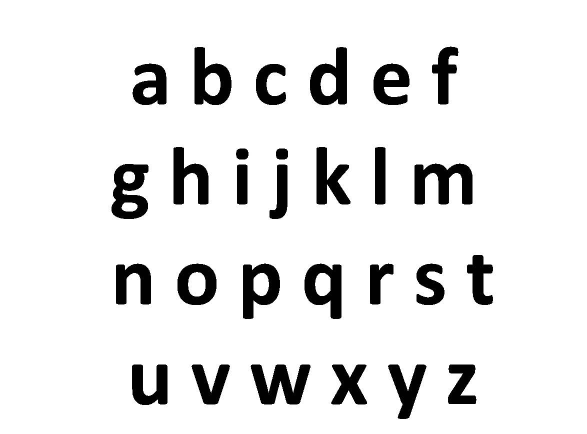
%> input picture printed-character-recognition/pcr_Pic1.jpg, 1174 x 868 px (shown at 1/2 size)
$ octave --eval "result = pcr_thinned1(imread('pcr_Pic1.jpg'));"   (GNU Octave 9; MATLAB toolbox functions it lacks are replaced by stand-ins)
%> lines starting %> are read from the running program, lines starting %| are printed output that depends on the picture; in (x1, y1, x2, y2) boxes, pixels count from 0 and x2, y2 are one past the last pixel; in counts of white or black regions, pixels touching at a corner belong together; the program's own positions count from 1
function [ bw2 ] = pcr_thinned1( bw )
%UNTITLED Summary of this function goes here
%   Detailed explanation goes here
bw3=uint8(bw);
%> bw3 is the input picture: size 868x1174x3 uint8; min 0, max 255, mean 230.3
% [5 lines of commented-out code are left out]
c=255-bw3;
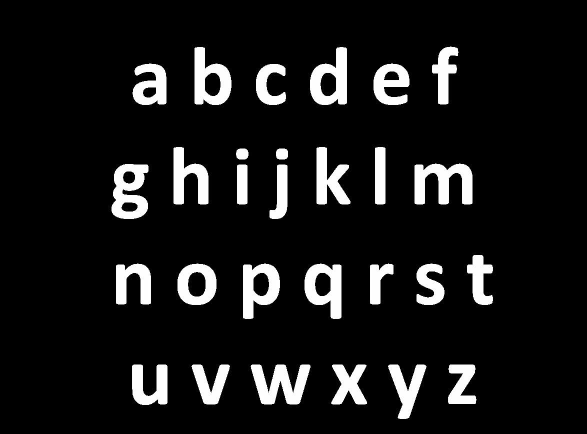
%> c: size 868x1174x3 uint8 (shown at 1/2 size); min 0, max 255, mean 24.7
%figure,imshow(uint8(b));
%title('Original');
%figure,imshow(uint8(c));
%title('Negative');

level = graythresh(c);
%> level = 0.475
d = im2bw(c,level);
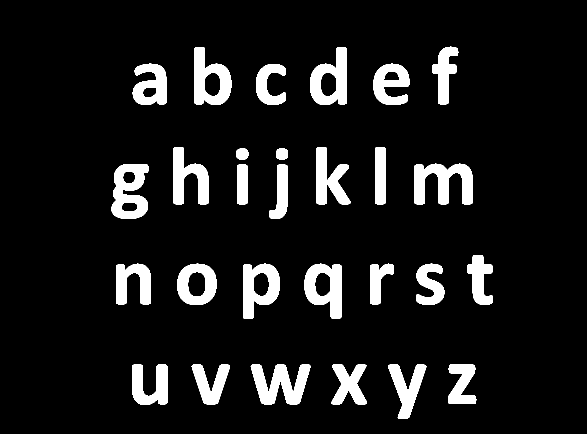
%> d: size 868x1174 logical (shown at 1/2 size); 9.7% white; 28 white regions, largest, box (x1, y1, x2, y2) and area: (829, 327, 945, 409) 5827, (501, 729, 621, 809) 5598, (223, 328, 297, 438) 5243
%figure,imshow(d);

I = bwmorph(d, 'thin',inf);
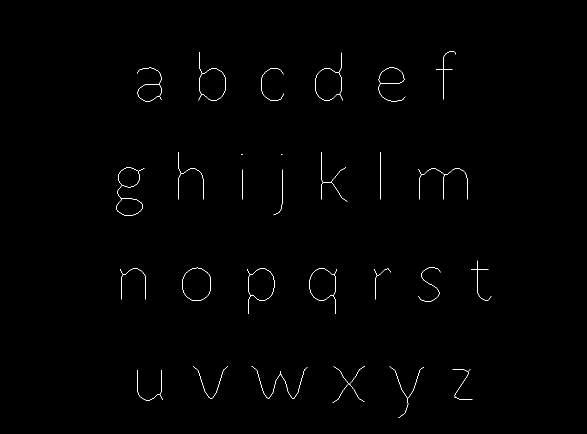
%> I: size 868x1174 logical (shown at 1/2 size); 0.43% white in thin lines or dots, all inside (x1, y1, x2, y2) = (232, 102, 983, 835)
%figure,imshow( d ) ;
%figure,imshow( I );

J=bwmorph(I,'dilate');
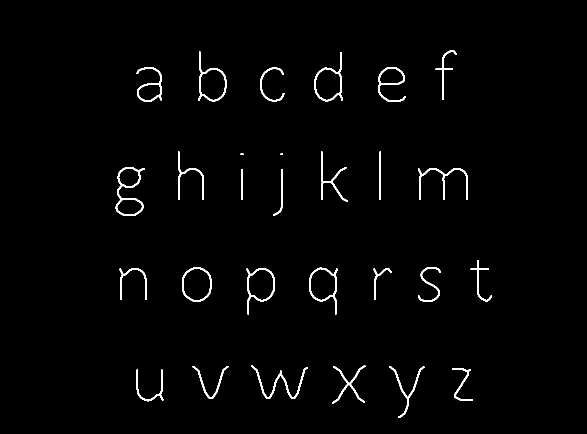
%> J: size 868x1174 logical (shown at 1/2 size); 1.6% white; 28 white regions (2 under 20 px), largest, box (x1, y1, x2, y2) and area: (231, 334, 290, 432) 1066, (502, 731, 616, 798) 925, (836, 336, 936, 400) 877

%I = bwmorph(J, 'thin',3);

I=J;
% [37 lines of commented-out code are left out]

bw2=I;
end

$ run again, on printed-character-recognition/pcr_Pic10.jpg
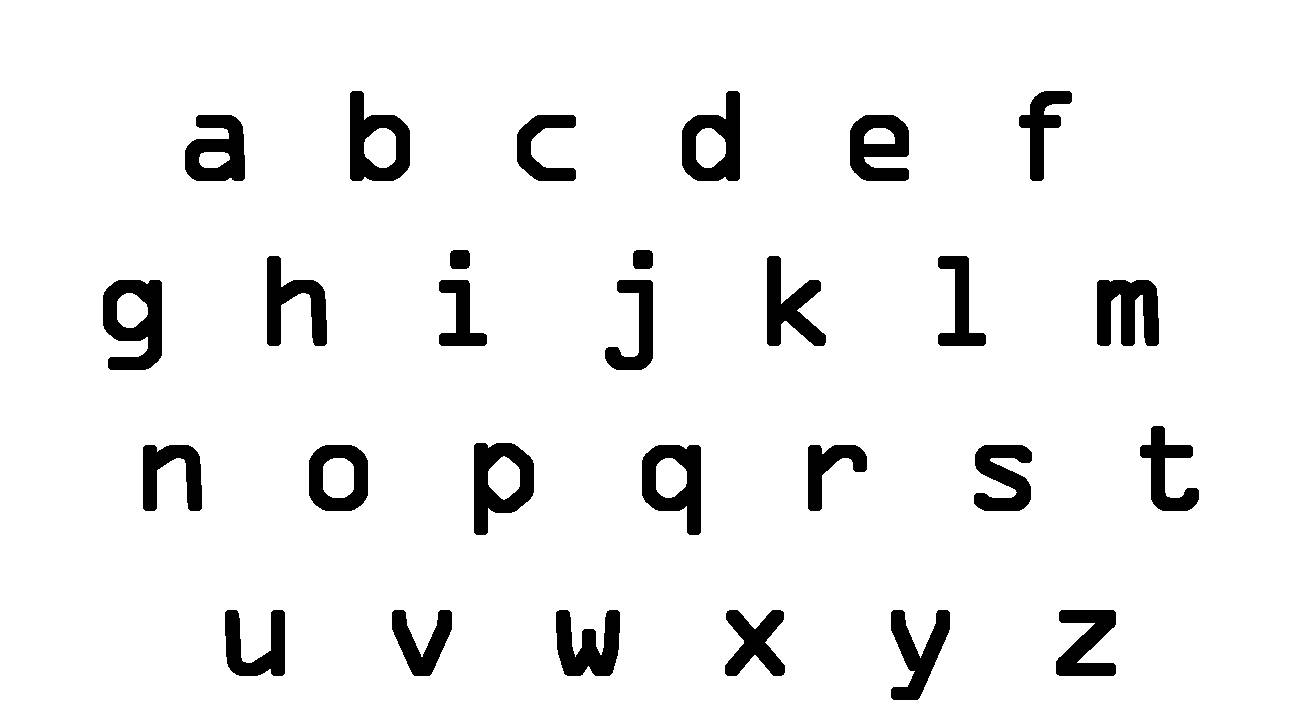
%> input picture printed-character-recognition/pcr_Pic10.jpg, 1293 x 718 px
%> in pcr_thinned1, bw3 is the input picture: size 718x1293x3 uint8; min 0, max 255, mean 237.3
%> level = 0.48
%> d: size 718x1293 logical; 6.9% white; 28 white regions, largest, box (x1, y1, x2, y2) and area: (103, 280, 162, 370) 3390, (474, 443, 534, 535) 3078, (1097, 280, 1159, 346) 3043
%> in pcr_thinned1, `I = bwmorph(d, 'thin',inf);`:
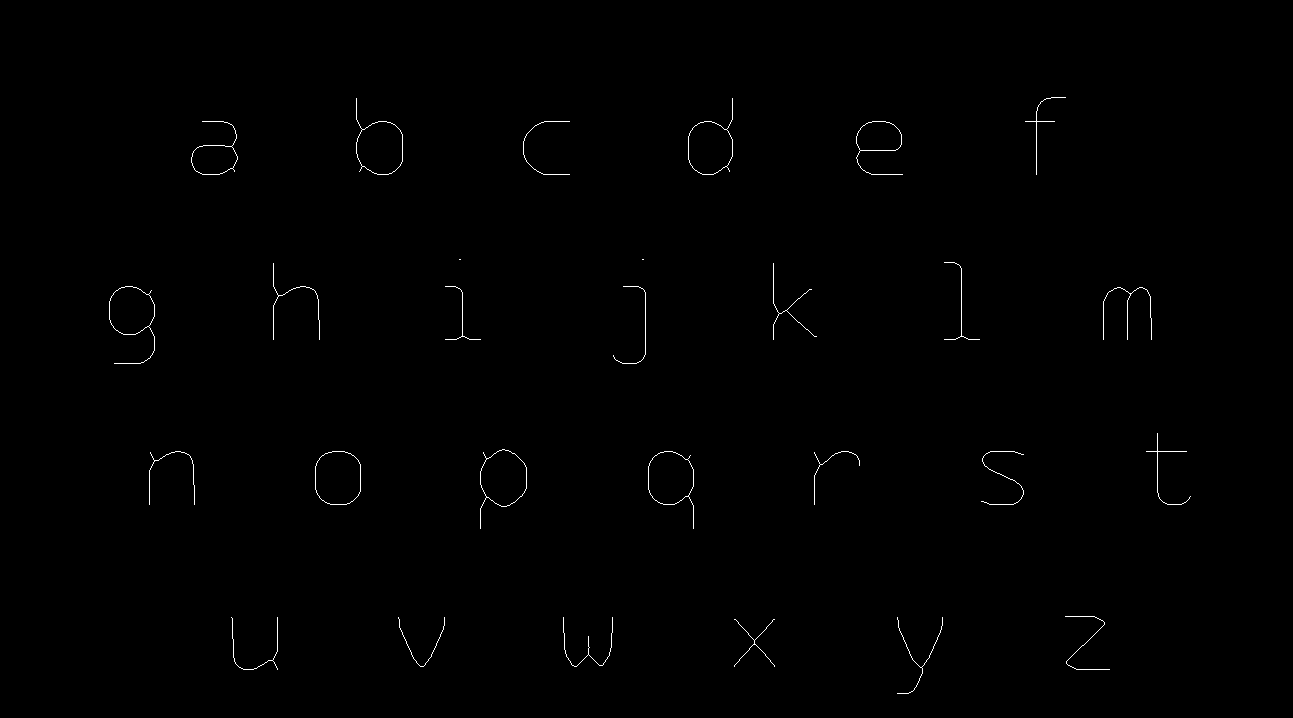
%> I: size 718x1293 logical; 0.41% white in thin lines or dots, all inside (x1, y1, x2, y2) = (109, 97, 1191, 694)
%> in pcr_thinned1, `J=bwmorph(I,'dilate');`:
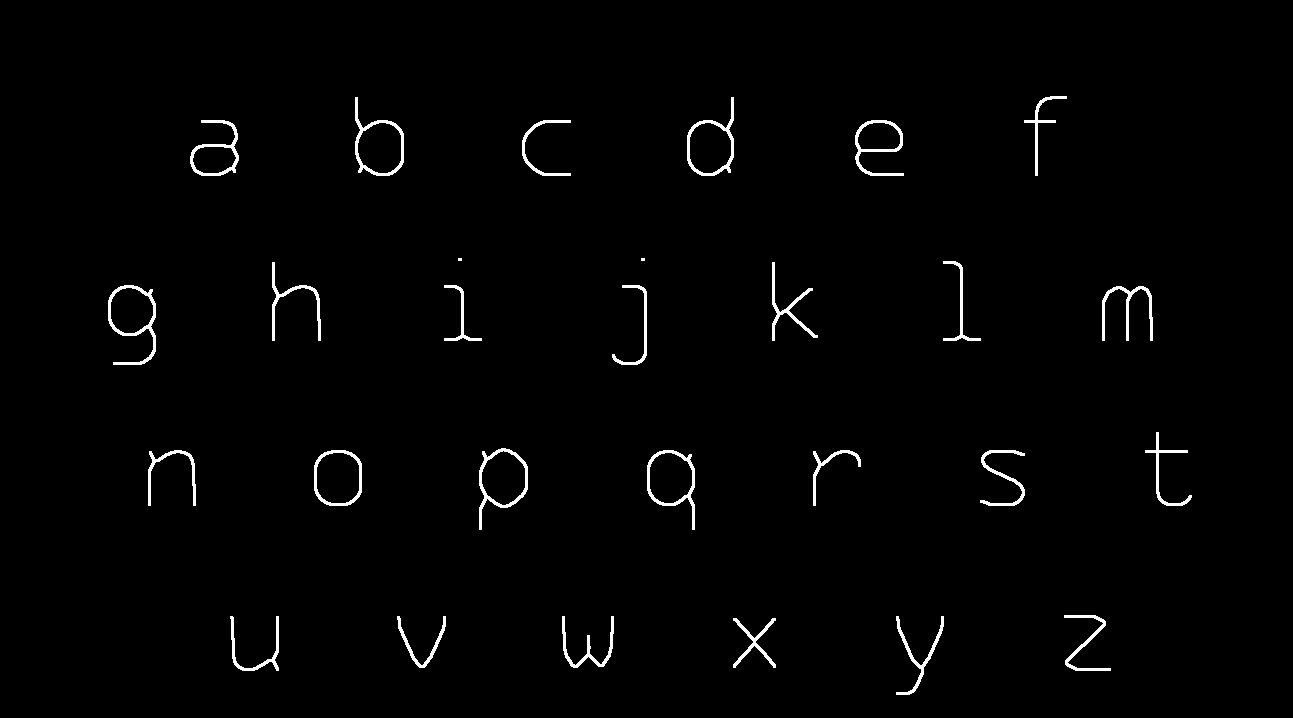
%> J: size 718x1293 logical; 1.5% white; 28 white regions (2 under 20 px), largest, box (x1, y1, x2, y2) and area: (108, 285, 156, 365) 757, (479, 448, 528, 530) 686, (355, 97, 404, 176) 668

$ run again, on printed-character-recognition/pcr_Pic11.jpg
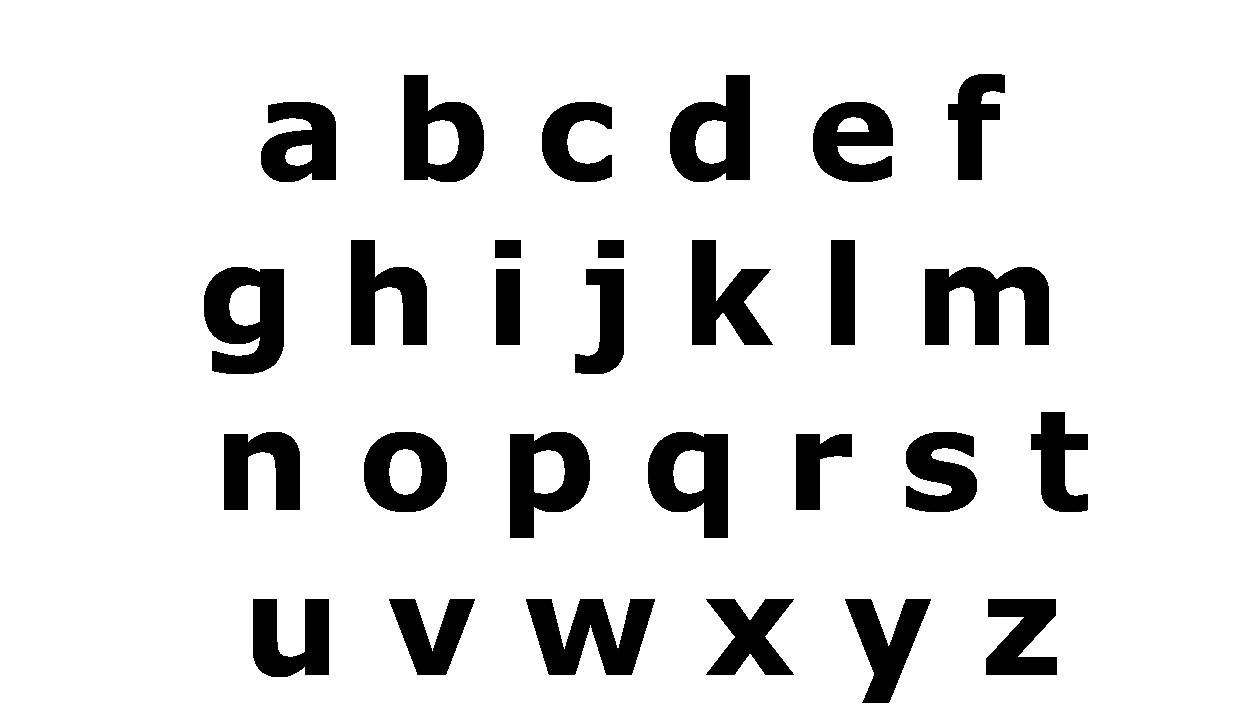
%> input picture printed-character-recognition/pcr_Pic11.jpg, 1256 x 717 px
%> in pcr_thinned1, bw3 is the input picture: size 717x1256x3 uint8; min 0, max 255, mean 224
%> in pcr_thinned1, `c=255-bw3;`:
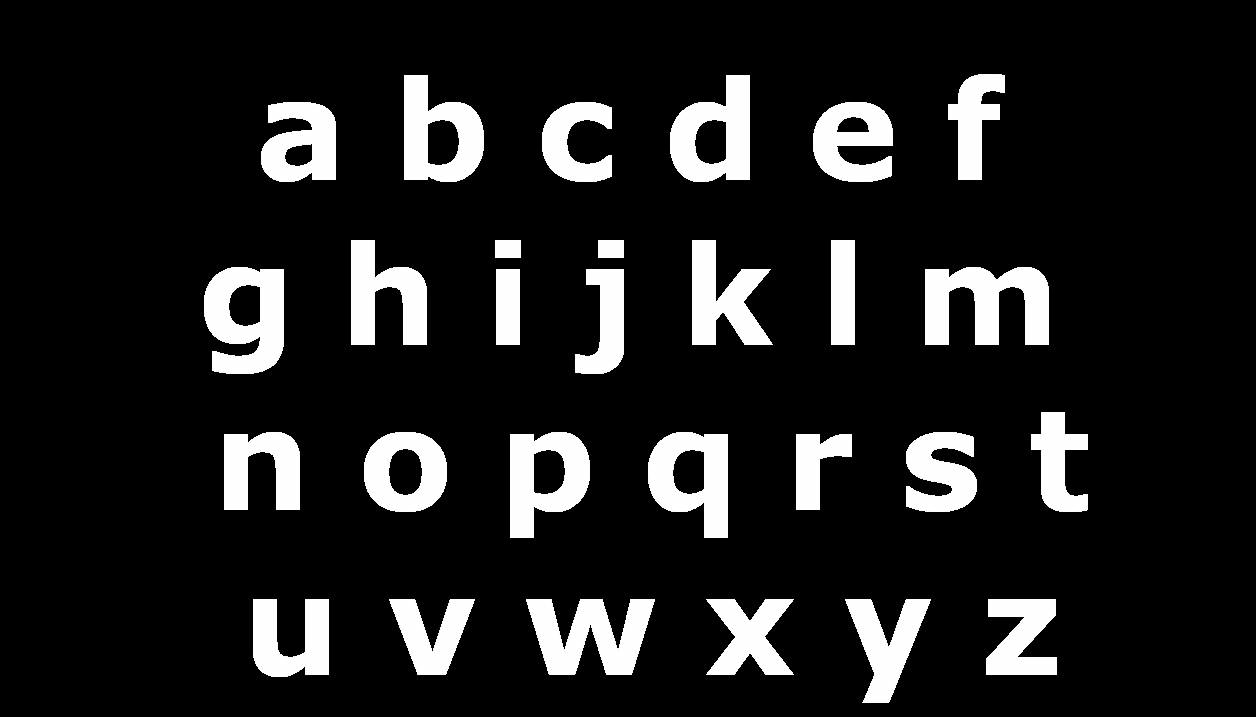
%> c: size 717x1256x3 uint8; min 0, max 255, mean 31
%> level = 0.467
%> d: size 717x1256 logical; 12.2% white; 28 white regions, largest, box (x1, y1, x2, y2) and area: (925, 267, 1049, 345) 6354, (204, 267, 284, 374) 5966, (526, 599, 655, 675) 5884
%> I: size 717x1256 logical; 0.49% white in thin lines or dots, all inside (x1, y1, x2, y2) = (216, 82, 1084, 703)
%> in pcr_thinned1, `J=bwmorph(I,'dilate');`:
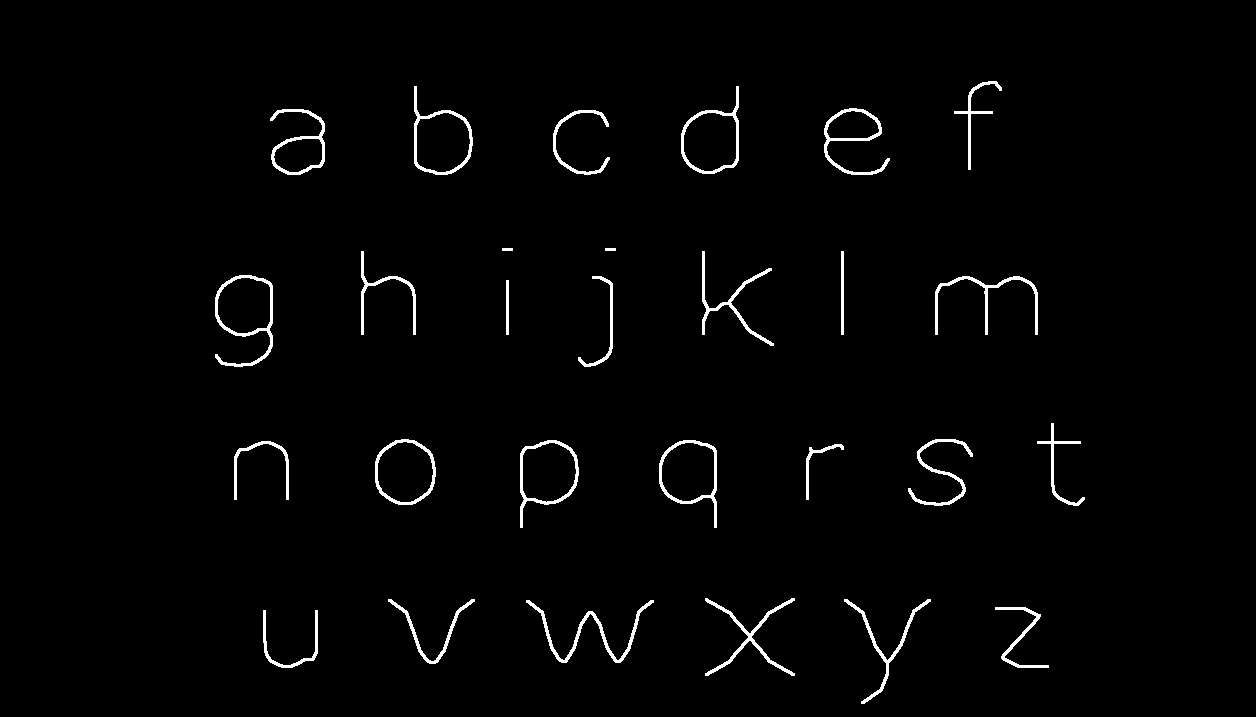
%> J: size 717x1256 logical; 1.8% white; 28 white regions, largest, box (x1, y1, x2, y2) and area: (526, 600, 654, 663) 929, (215, 275, 273, 367) 919, (705, 598, 795, 676) 842

$ run again, on printed-character-recognition/pcr_Pic12.jpg
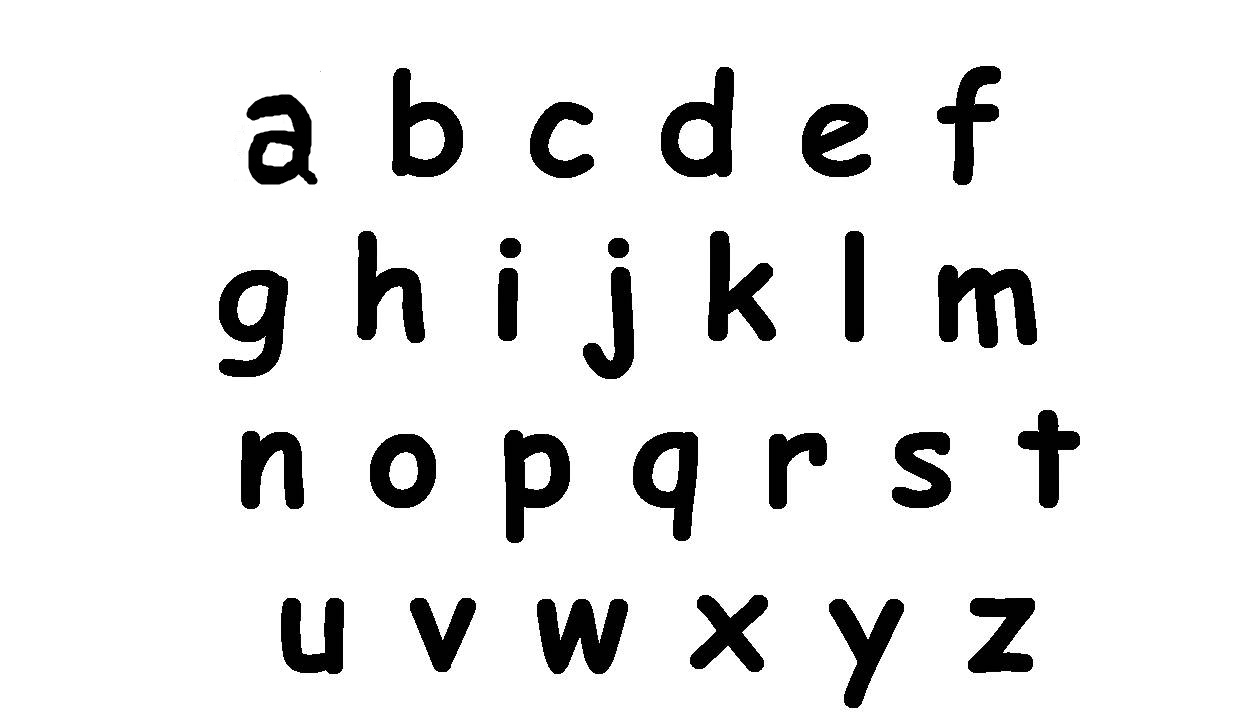
%> input picture printed-character-recognition/pcr_Pic12.jpg, 1256 x 718 px
%> in pcr_thinned1, bw3 is the input picture: size 718x1256x3 uint8; min 0, max 255, mean 230.3
%> level = 0.494
%> d: size 718x1256 logical; 9.7% white; 28 white regions, largest, box (x1, y1, x2, y2) and area: (938, 265, 1037, 348) 5037, (219, 270, 288, 377) 4465, (537, 599, 628, 674) 4442
%> in pcr_thinned1, `I = bwmorph(d, 'thin',inf);`:
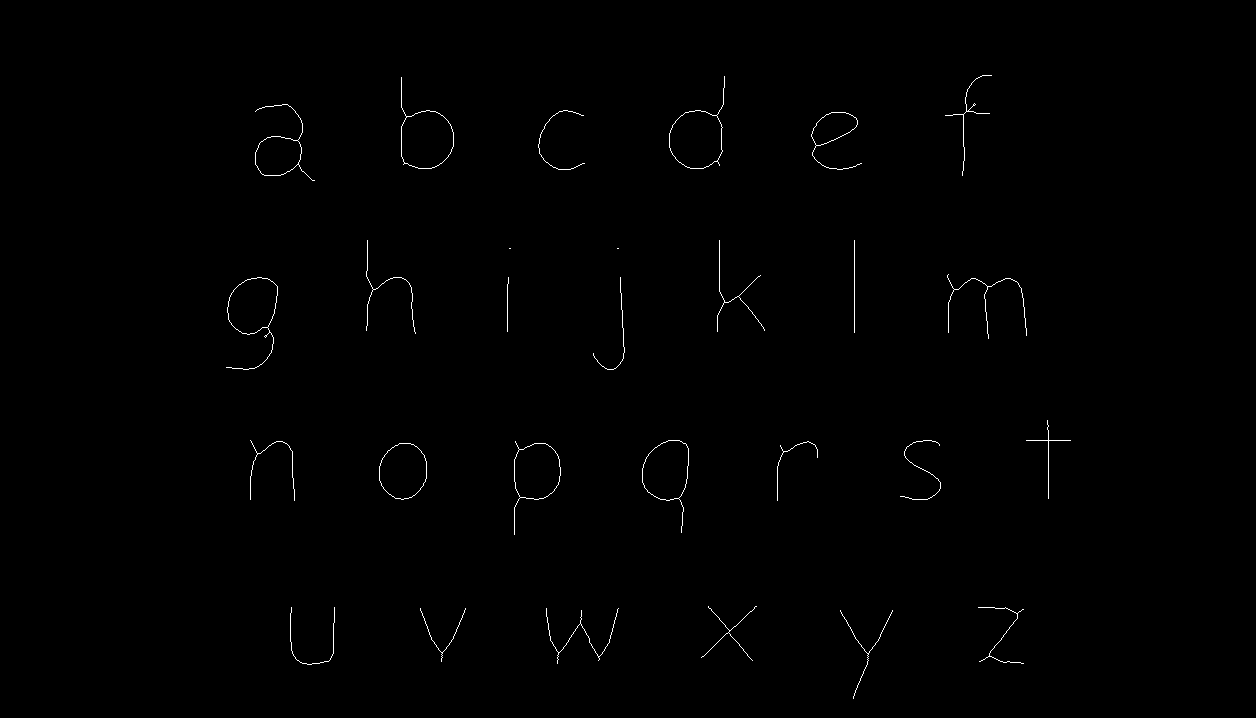
%> I: size 718x1256 logical; 0.44% white in thin lines or dots, all inside (x1, y1, x2, y2) = (226, 75, 1071, 699)
%> in pcr_thinned1, `J=bwmorph(I,'dilate');`:
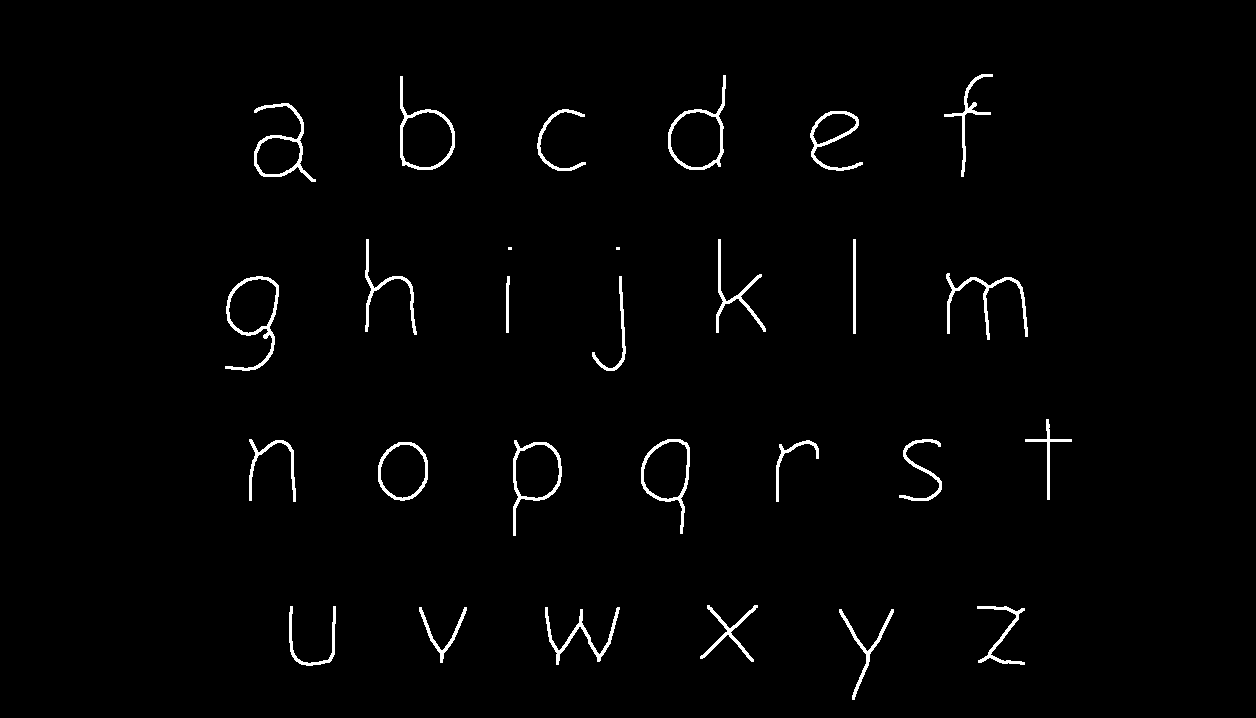
%> J: size 718x1256 logical; 1.6% white; 28 white regions (2 under 20 px), largest, box (x1, y1, x2, y2) and area: (225, 276, 279, 371) 877, (254, 103, 316, 182) 810, (946, 273, 1028, 340) 808
